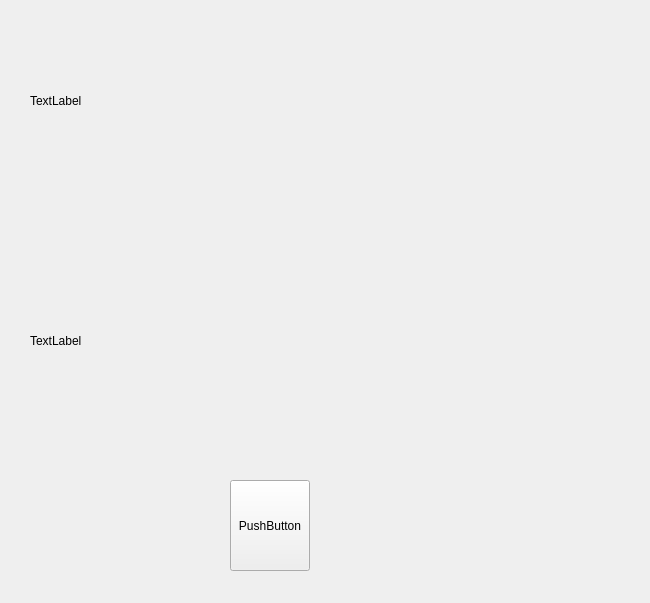
<?xml version="1.0" encoding="UTF-8"?>
<ui version="4.0">
 <class>Widget</class>
 <widget class="QWidget" name="Widget">
  <property name="geometry">
   <rect>
    <x>0</x>
    <y>0</y>
    <width>650</width>
    <height>603</height>
   </rect>
  </property>
  <property name="windowTitle">
   <string>Widget</string>
  </property>
  <widget class="myLabel" name="label">
   <property name="geometry">
    <rect>
     <x>30</x>
     <y>20</y>
     <width>541</width>
     <height>161</height>
    </rect>
   </property>
   <property name="text">
    <string>TextLabel</string>
   </property>
  </widget>
  <widget class="QLabel" name="label_2">
   <property name="geometry">
    <rect>
     <x>30</x>
     <y>260</y>
     <width>541</width>
     <height>161</height>
    </rect>
   </property>
   <property name="text">
    <string>TextLabel</string>
   </property>
  </widget>
  <widget class="MyButton" name="pushButton">
   <property name="geometry">
    <rect>
     <x>230</x>
     <y>480</y>
     <width>80</width>
     <height>91</height>
    </rect>
   </property>
   <property name="text">
    <string>PushButton</string>
   </property>
  </widget>
 </widget>
 <layoutdefault spacing="6" margin="11"/>
 <customwidgets>
  <customwidget>
   <class>myLabel</class>
   <extends>QLabel</extends>
   <header location="global">mylabel.h</header>
  </customwidget>
  <customwidget>
   <class>MyButton</class>
   <extends>QPushButton</extends>
   <header location="global">mybutton.h</header>
  </customwidget>
 </customwidgets>
 <resources/>
 <connections/>
</ui>
